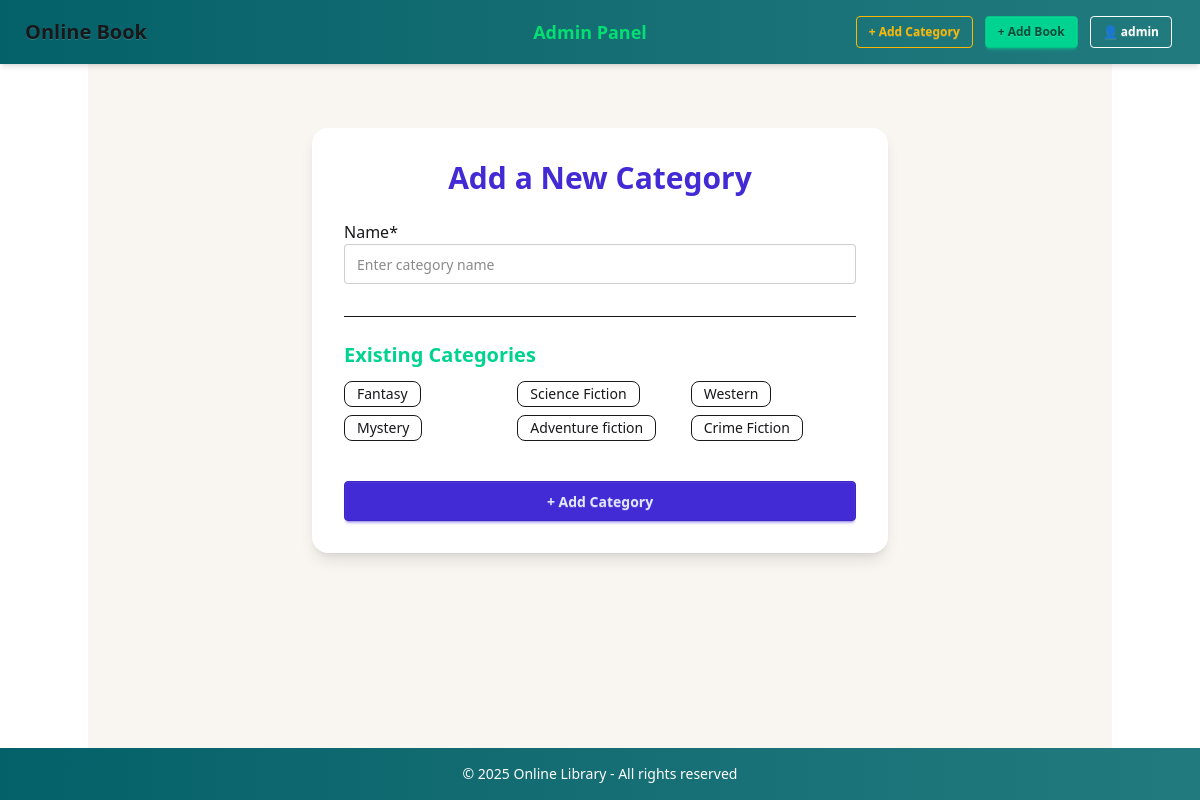
The page /book/category/add/ (signed in) on the database its author committed.
### books_management/models.py (models this page shows, shortened)
class Category(models.Model):
    name = models.CharField(max_length=100, unique=True)
    class Meta:
        verbose_name_plural = 'Categories'

### books_management/views.py (the view)
# urls.py: path("book/category/add/", views.add_category, name="add_category"),
@user_passes_test(is_admin)
def add_category(request):
    if request.method == "POST":
        form = CategoryForm(request.POST)
        if form.is_valid():
            form.save()
            return redirect("book_list")
    else:
        form = CategoryForm()
    return render(request, "books_management/add_category.html", {"form": form, "categories":Category.objects.all()})

### books_management/forms.py (shortened to what this page needs)
class CategoryForm(forms.ModelForm):
    class Meta:
        model = Category
        fields = ['name']
        widgets = {
            'name': forms.TextInput(attrs={
                'class': 'input input-bordered w-full',
                'placeholder': 'Enter category name'
            }),
        }

### books_management/views.py (called while the page is built)
def is_admin(user):
    return user.is_staff

### templates/books_management/add_category.html (shortened to what this page needs)
{% extends "books_management/base.html" %}
{% load crispy_forms_tags %}
{% block content %}
<div class="max-w-xl mx-auto bg-base-100 shadow-lg rounded-2xl p-8 mt-10">
    <h2 class="text-3xl font-bold text-center mb-6 text-primary">Add a New Category</h2>
    <form method="post" class="space-y-6">
        {{ form | crispy }}
        <div class="mt-8 border-t pt-6">
            <h3 class="text-xl font-semibold mb-3 text-success">Existing Categories</h3>
            {% if categories %}
                <div class="grid grid-cols-2 md:grid-cols-3 gap-2">
                    {% for category in categories %}
                        <div class="badge badge-outline p-3 text-sm font-medium">
                            {{ category.name }}
                        </div>
                    {% endfor %}
                </div>
            {% else %}
                <p class="text-gray-500 italic">No categories added yet.</p>
            {% endif %}
        </div>
        <div class="pt-4">
            <button type="submit" class="btn btn-primary w-full">+ Add Category</button>
        </div>
    </form>
</div>
{% endblock %}

### templates/books_management/base.html (shortened to what this page needs)
<!DOCTYPE html>
<html lang="en">
  <head>
    <link href="https://cdn.jsdelivr.net/npm/daisyui@5" rel="stylesheet" type="text/css" />
    <script src="https://cdn.jsdelivr.net/npm/@tailwindcss/browser@4"></script>
  </head>
    <body class="min-h-screen flex flex-col">
        <div class="navbar bg-gradient-to-r from-[#046169] to-[#217b7e] text-white shadow-md">
        <div class="navbar-start">
            <a href="{% url 'book_list' %}" class="btn btn-ghost normal-case text-xl font-bold">Online Book</a>
        </div>
        {% if user.is_authenticated and user.is_staff %}
            <div class="navbar-center hidden lg:flex">
            <h3 class="text-lg text-green-400 font-bold">Admin Panel</h3>
            </div>
        {% endif %}
        <div class="navbar-end hidden lg:flex space-x-3 me-5">
            {% if user.is_authenticated and user.is_staff %}
                <a href="{% url 'add_category' %}" class="btn btn-sm btn-outline btn-warning">+ Add Category</a>
                <a href="{% url 'add_book' %}" class="btn btn-sm btn-success">+ Add Book</a>
            {% endif %}
            {% if user.is_authenticated %}
            <div class="dropdown dropdown-end">
                <label tabindex="0" class="btn btn-sm btn-outline border-white text-white hover:bg-white hover:text-indigo-600">👤 {{ user.username }}</label>
            </div>
            {% else %}
                <a href="{% url 'login' %}" class="btn btn-sm btn-outline border-white text-white hover:bg-white hover:text-indigo-600">Login</a>
                <a href="{% url 'register' %}" class="btn btn-sm btn-primary">Register</a>
            {% endif %}
        </div>
        </div>
        <main class="container flex-grow bg-[#F9F5F0] mx-auto p-6">
            {% block content %}
            {% endblock %}
        </main>
        <footer class="mt-auto footer footer-center p-4 bg-gradient-to-r from-[#046169] to-[#217b7e] text-base-content">
            <p class="text-white">© 2025 Online Library - All rights reserved</p>
        </footer>
    </body>
</html>

### rows shown on the page
Category: name "Fantasy"
Category: name "Science Fiction"
Category: name "Western"
Category: name "Mystery"
Category: name "Adventure fiction"
Category: name "Crime Fiction"

### other values the page prints
{{ user.username }} "admin"
